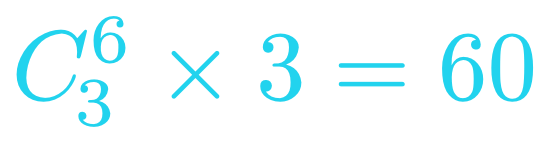
#> input picture Series-Dai-So-To-Hop/assets/comb08v2/capbad.png, 550 x 143 px, given in place of geo_line.png, which was not available
$ python build_geo_formulas.py
#> lines starting #> are read from the running program, lines starting #| are printed output that depends on the picture; pictures that were not available may be replaced by others from this repository, and a replacement may not be noted
"""Compile GEO01 Typst formula cards to transparent PNGs."""
from __future__ import annotations
from pathlib import Path
from subprocess import run
import argparse
from PIL import Image

ROOT = Path(__file__).resolve().parents[1]
ITEMS = {
    'geo_line': ('y = x - frac(1,2)', '#22D3EE'),
    'geo_bounds': ('frac(13,8) < m < frac(7,4)', '#22C55E'),
    'geo_three': ('x - y + 3 > 0, quad x + 3y - 5 > 0, quad 3 - x - y > 0', '#22D3EE'),
    'geo_final': ('T = 8 dot frac(13,8) + 4 dot frac(7,4) = 20', '#22C55E'),
    'geo_general': ('s D_(AB)(M) > 0, quad s D_(BC)(M) > 0, quad s D_(CA)(M) > 0', '#22D3EE'),
    'geo_boundary': ('s D_(AB)(M) >= 0, quad s D_(BC)(M) >= 0, quad s D_(CA)(M) >= 0', '#FBBF24'),
    'geo_bary': ('alpha > 0, quad beta > 0, quad gamma > 0', '#22D3EE'),
}

def main():
    parser = argparse.ArgumentParser()
    parser.add_argument('--write-only',action='store_true')
    args=parser.parse_args()
    src = ROOT / 'assets' / 'formulas'
    dst = ROOT / 'assets' / 'rendered'
    src.mkdir(parents=True,exist_ok=True)
    dst.mkdir(parents=True,exist_ok=True)
    for name,(expr,color) in ITEMS.items():
        text=(
            '#set page(width: 17cm, height: 3cm, margin: 0pt, fill: none)\n'
            f'#set text(font: "Noto Serif", size: 29pt, fill: rgb("{color}"))\n'
            f'#align(center + horizon)[$ {expr} $]\n'
        )
        infile=src/f'{name}.typ'
        infile.write_text(text,encoding='utf-8')
        if not args.write_only:
            outfile=dst/f'{name}.png'
            run(['typst','compile','--format','png','--ppi','250',str(infile),str(outfile)],check=True)
#> (this line was passed over: subprocess is not available in this run)
            im=Image.open(outfile).convert('RGBA')
#> im is the input picture: PIL image 550x143 RGBA; mean R, G, B, A 3.2, 21.1, 23.8, 21
            alpha=im.getchannel('A')
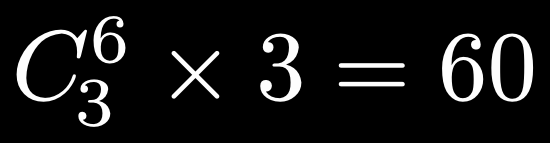
#> alpha: PIL image 550x143 L; min 0, max 254, mean 21
            bbox=alpha.getbbox()
#> bbox = (16, 16, 534, 127)
            if bbox is None:
                raise RuntimeError(f'Empty Typst asset: {name}')
            pad=16
            rect=(max(0,bbox[0]-pad),max(0,bbox[1]-pad),
                  min(im.width,bbox[2]+pad),min(im.height,bbox[3]+pad))
#> rect = (0, 0, 550, 143)
            im.crop(rect).save(outfile)
        print(f'{name}: {expr}')
#> pass 2 of the loop in main, `for name,(expr,color) in ITEMS.items():`:
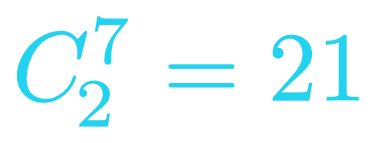
#> input picture Series-Dai-So-To-Hop/assets/comb08v2/capbadA.png, 375 x 143 px, given in place of geo_bounds.png, which was not available
#> in main, im is the input picture: PIL image 375x143 RGBA; mean R, G, B, A 3.1, 20.3, 22.9, 20.3
#> in main, `alpha=im.getchannel('A')`:
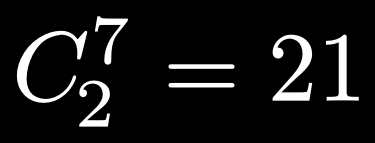
#> alpha: PIL image 375x143 L; min 0, max 254, mean 20.3
#> bbox = (16, 16, 359, 127)
#> rect = (0, 0, 375, 143)
    print(f'Prepared {len(ITEMS)} formulas, compiled={not args.write_only}')

if __name__=='__main__':
#> (the run stopped early here; a loop or call above may not have finished)
